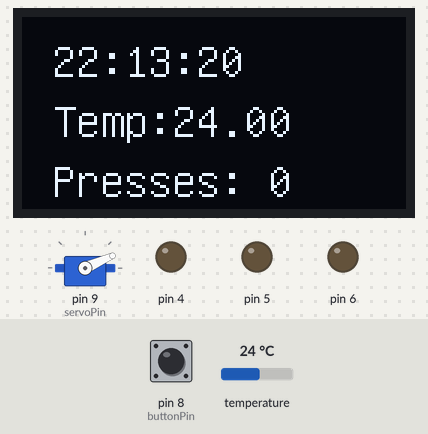
The sketch below on a simulated Arduino Uno, built with avr-gcc and run on an emulated ATmega328P. On the bench: servo, 128×64 one-colour display, output pins drawn as LEDs (lit = HIGH). The test bench sets the inputs (shaded band); at power-on: temperature 24 °C, pin 8 (buttonPin) LOW. The local clock reads 2024-03-15 10:24:30 at power-on unless the sketch sets it.

Above: at 1.2 s.
1.3 s: temperature set to 12 °C
At 3.0 s:
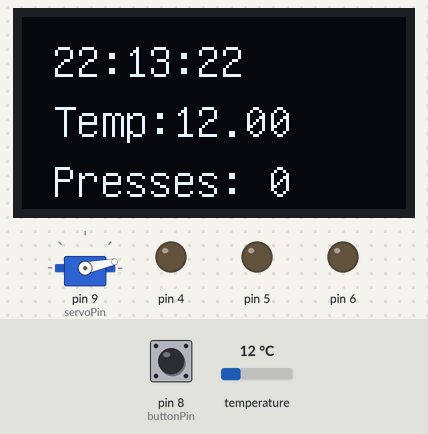
4.3 s: temperature set to 41 °C
At 7.0 s:
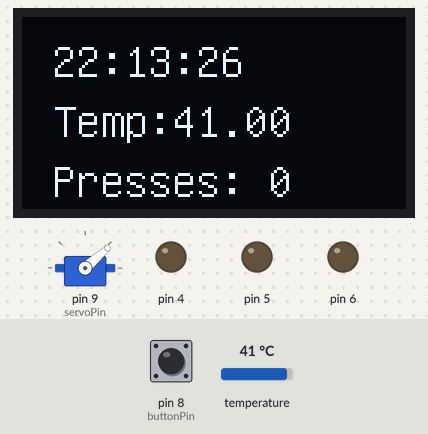
7.3 s: pin 8 (buttonPin) pulled HIGH for 0.35 s
At 9.1 s:
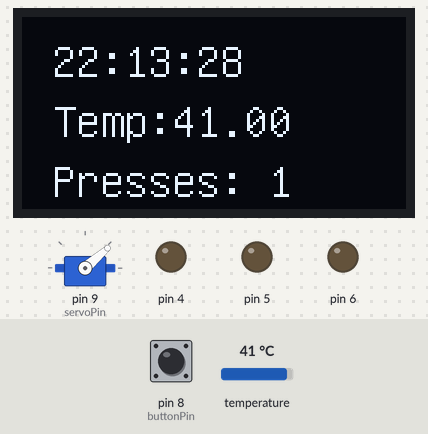
9.9 s: pin 8 (buttonPin) pulled HIGH for 1 s
At 11.8 s:
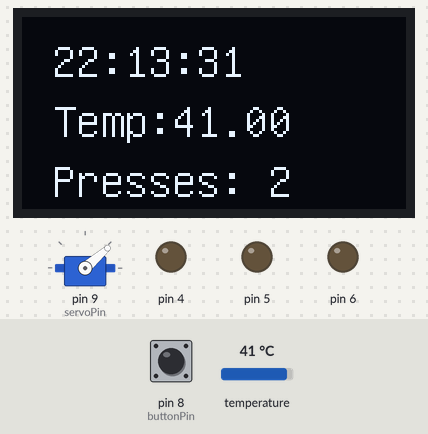
Timing chart, 0 to 13.3 s (numbered marks = the images above; inputs shaded):
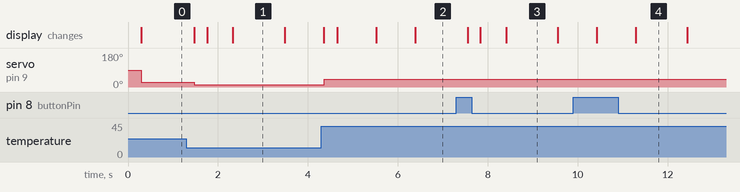

Measured:
- after the input at 1.3 s, servo on pin 9 (servoPin): 24° → 12° after 0.17 s
- after the input at 4.3 s, servo on pin 9 (servoPin): 12° → 41° after 0.06 s

The sketch:

ThermometerOchKlockaNovember_KevinA.ino
```cpp
#include "U8glib.h"
#include <RTClib.h>
#include <Wire.h>
#include "Servo.h"


// av kevin asadi
U8GLIB_SSD1306_128X64 u8g(U8G_I2C_OPT_NO_ACK);


// unsigned long myTime;
#define DS3231_I2C_ADDR             0x68
#define DS3231_TEMPERATURE_ADDR     0x11

Servo myservo;
#define servoPin 9


DateTime now;

RTC_DS3231 rtc;
char t[32];
byte control_reg, temperature_lsb;
char temperature_msb;

const int buttonPin = 8;
int buttonPresses = 0;

void setup() {
  for(int i= 4; i <= 6; i++){
    pinMode(i, OUTPUT);
  }
  pinMode(buttonPin, INPUT);
  Serial.begin(9600);
  Wire.begin();
  rtc.begin();
  rtc.adjust(DateTime(F(__DATE__),F(__TIME__)));
  //rtc.adjust(DateTime(2019, 1, 21, 5, 0, 0));

  myservo.attach(servoPin);
 // myservo.write(0);

}
int lastButtonState = LOW;
unsigned long lastDebounceTime = 0;
const unsigned long debounceDelay = 0;

void loop() {
  now = rtc.now();

  oledWrite(getTime(), getTemp());
  servoWrite(getTemp());

  // Read the button state
  int reading = digitalRead(buttonPin);

  // Debounce Logic


  // If the button state has been stable for longer than debounceDelay

    if (reading != lastButtonState) {
      lastButtonState = reading;

      if (reading != LOW) {
        buttonPresses += 1;
      }
    }

}


/*
* This function reads the temperature output from the ds3231 module
*Parameters: Void
*Returns: temprature as float
*/
float getTemp(){ //getTemp function, when called returns the current Temperature(float)
  float tempC = rtc.getTemperature();
  return tempC;
}

// void alarm(){
//   for (int i=4; i<= 6; i++) {
//   digitalWrite(i, HIGH);
//   delay(100);
//   digitalWrite(i, LOW);
//   }
//   for (int i=6; i>= 4; i--) {
//   digitalWrite(i, HIGH);
//   delay(100);
//   digitalWrite(i, LOW);
// }
// }


/*
* This function takes a string and a float and draws them on the oled display(Time and Temp)
*Parameters: - time: String to write to display, temp: float to write to display as temp
*Returns: void
*/
void oledWrite(String time, float temp){//When called with and inputted with time and a temp, writes the values on oled
  String temp_str = String(temp,2);
    String button_str = "Presses: " + String(buttonPresses);

  u8g.firstPage();
  do {
    u8g.setFont(u8g_font_unifont);
    u8g.drawStr(10, 20, time.c_str());
    u8g.drawStr(10, 40, "Temp: ");

    u8g.drawStr(50, 40, temp_str.c_str());
    u8g.drawStr(10, 60, button_str.c_str());


  } while (u8g.nextPage());
}

/*
*This function reads time from an ds3231 module and package the time as a String
*Parameters: Void
*Returns: time in hh:mm:ss as String
*/

String getTime(){
  DateTime now = rtc.now();
  // sprintf(t, "%02d:%02d:%02d", now.hour(), now.minute(), now.second());
  return (String(now.hour()) + ":" + String(now.minute()) +  ":" +  String(now.second()));
}

float DS3231_get_treg()//Reades the temperature from the ds3231 module
{
    float rv;  // Reads the temperature as an int, to save memory
//  float rv;

    uint8_t temp_msb, temp_lsb;
    int8_t nint;

    Wire.beginTransmission(DS3231_I2C_ADDR);
    Wire.write(DS3231_TEMPERATURE_ADDR);
    Wire.endTransmission();

    Wire.requestFrom(DS3231_I2C_ADDR, 2);
    temp_msb = Wire.read();
    temp_lsb = Wire.read() >> 6;

    if ((temp_msb & 0x80) != 0)
        nint = temp_msb | ~((1 << 8) - 1);      // if negative get two's complement
    else
        nint = temp_msb;

    rv = 0.25 * temp_lsb + nint;

    return rv;
}

/*
* takes a temprature value and maps it to corresppnding degree on a servo
*Parameters: - value: temprature
*Returns: void
*/
void servoWrite(float temperature){
  myservo.write(temperature);
}
```
